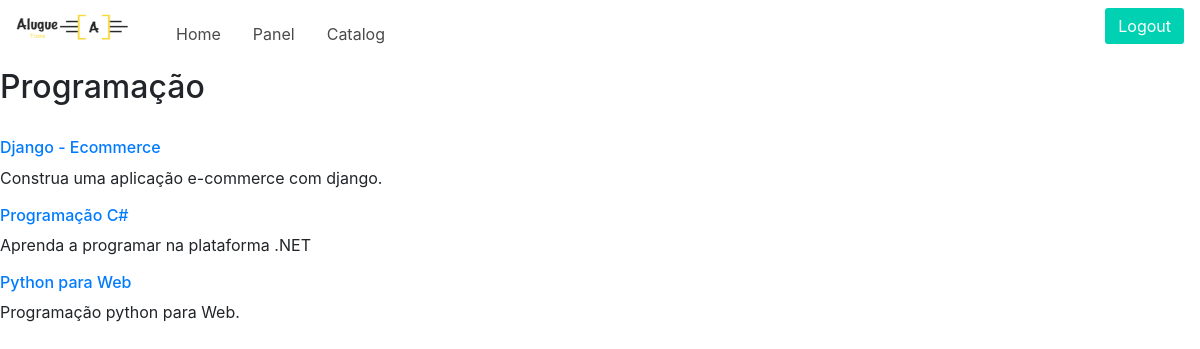
The app's page /catalog/programacao/ (signed in) with its own data.
### catalog/models.py (models this page shows, shortened)
class Category(models.Model):
    name = models.CharField('Name', max_length=100)
    slug = models.SlugField('Unique identifier', max_length=100)
    created = models.DateTimeField('Created on', auto_now_add=True)
    modified = models.DateTimeField('Modified on', auto_now=True)
    class Meta:
        verbose_name = 'Category'
        verbose_name_plural = 'Categories'
        ordering = ['name']
    def __str__(self):
        return self.name

class Product(models.Model):
    name = models.CharField('Name', max_length=100)
    slug = models.SlugField('Unique identifier', max_length=100)
    created = models.DateTimeField('Created on', auto_now_add=True)
    modified = models.DateTimeField('Modified on', auto_now=True)
    description = models.TextField('Description', blank=True)
    price = models.DecimalField('Price', decimal_places=2, max_digits=10)
    category = models.ForeignKey(Category, verbose_name='Category')
    class Meta:
        verbose_name = 'Product'
        verbose_name_plural = 'Products'
        ordering = ['name']
    def get_absolute_url(self):
        return reverse('catalog:product', kwargs={'slug': self.slug})

### catalog/views.py (the view)
class CategoryListView(generic.ListView):
    template_name = 'product/category.html'
    context_object_name = 'product_list'
    def get_queryset(self):
        return Product.objects.filter(category__slug=self.kwargs['slug'])
    def get_context_data(self, **kwargs):
        context = super(CategoryListView, self).get_context_data(**kwargs)
        context['current_category'] = get_object_or_404(Category, slug=self.kwargs['slug'])
        return context

### templates/product/category.html (shortened to what this page needs)
{% extends 'base.html' %}
{% block content %}
    <h2>{{ current_category }}</h2>
    {% for product in product_list %}
        <h6><a href="{{ product.get_absolute_url }}">{{ product.name }}</a></h6>
        {{ product.description|linebreaks }}
    {% endfor %}
{% endblock %}

### records on screen
Category: name "Programação"
Product: name "Django - Ecommerce", description "Construa uma aplicação e-commerce com django."
Product: name "Programação C#", description "Aprenda a programar na plataforma .NET"
Product: name "Python para Web", description "Programação python para Web."
